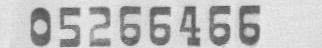
#> input picture Test/InvoiceDetection/numrois/110num.jpg, 322 x 48 px
$ python test.py
#> lines starting #> are read from the running program, lines starting #| are printed output that depends on the picture; after the words box and inside, x2 and y2 are one past the last pixel; in counts of white or black regions, pixels touching at a corner belong together
# 测试投影法切割
import cv2 as cv
import numpy
from matplotlib import pyplot as plt
from utils import util

if __name__ == "__main__":
    path = "./numrois/"
    fileName = "110num.jpg"
    img = cv.imread(path + fileName, 0)
#> img is the input picture: shape (48, 322); min 78, max 238, mean 191.2
    # img = cv.Canny(img, 100, 200)
    # img = 255 - img
    img = cv.adaptiveThreshold(img, 255, cv.ADAPTIVE_THRESH_GAUSSIAN_C, cv.THRESH_BINARY, 9, 7)
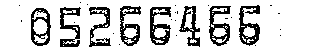
#> img: shape (48, 322); 80.3% white; 30 black regions (22 under 20 px), largest, box (x1, y1, x2, y2) and area: (150, 7, 171, 45) 415, (239, 5, 260, 46) 411, (209, 6, 231, 46) 400
    # util.show_img_in_cv(img)
    # height, width = img.shape[:2]
    # ret, thresh = cv.threshold(img, 127, 255, cv.THRESH_BINARY)
    kernel = cv.getStructuringElement(cv.MORPH_RECT, (2, 2))  # 形态学处理:定义矩形结构
    closed = cv.erode(img, kernel, iterations=2)
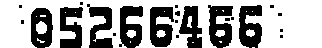
#> closed: shape (48, 322); 64.5% white; 22 black regions (13 under 20 px), largest, box (x1, y1, x2, y2) and area: (208, 5, 233, 48) 710, (239, 5, 262, 48) 707, (150, 7, 174, 47) 704
    closed = cv.GaussianBlur(closed, (3, 3), 1)
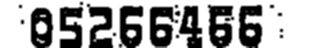
#> closed: shape (48, 322); min 0, max 255, mean 164.4
    cv.imwrite("test.jpg", closed)
    # [23 lines of commented-out code are left out]

$ run again, with Test/InvoiceDetection/numrois/180num.jpg copied over Test/InvoiceDetection/numrois/110num.jpg
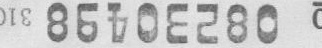
#> input picture Test/InvoiceDetection/numrois/180num.jpg, 322 x 48 px
#> img is the input picture: shape (48, 322); min 83, max 242, mean 196.2
#> `img = cv.adaptiveThreshold(img, 255, cv.ADAPTIVE_THRESH_GAUSSIAN_C, cv..`:
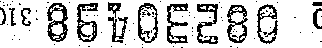
#> img: shape (48, 322); 80.1% white; black in thin lines or dots
#> `closed = cv.GaussianBlur(closed, (3, 3), 1)`:
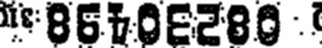
#> closed: shape (48, 322); min 0, max 255, mean 151.3

$ run again, with Test/InvoiceDetection/numrois/110.jpg copied over Test/InvoiceDetection/numrois/110num.jpg
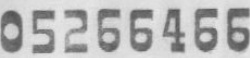
#> input picture Test/InvoiceDetection/numrois/110.jpg, 250 x 58 px
#> img is the input picture: shape (58, 250); min 80, max 233, mean 183
#> `img = cv.adaptiveThreshold(img, 255, cv.ADAPTIVE_THRESH_GAUSSIAN_C, cv..`:
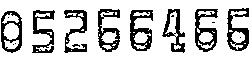
#> img: shape (58, 250); 76.7% white; 15 black regions (7 under 20 px), largest, box (x1, y1, x2, y2) and area: (130, 10, 153, 51) 465, (195, 9, 218, 52) 453, (227, 8, 249, 51) 442
#> `closed = cv.GaussianBlur(closed, (3, 3), 1)`:
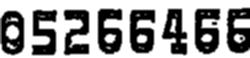
#> closed: shape (58, 250); min 0, max 255, mean 150.9

$ run again, with Test/InvoiceDetection/numrois/180.jpg copied over Test/InvoiceDetection/numrois/110num.jpg
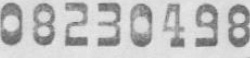
#> input picture Test/InvoiceDetection/numrois/180.jpg, 250 x 58 px
#> img is the input picture: shape (58, 250); min 93, max 235, mean 192.2
#> `img = cv.adaptiveThreshold(img, 255, cv.ADAPTIVE_THRESH_GAUSSIAN_C, cv..`:
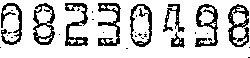
#> img: shape (58, 250); 79.1% white; 32 black regions (23 under 20 px), largest, box (x1, y1, x2, y2) and area: (228, 4, 249, 47) 412, (195, 4, 218, 47) 401, (98, 3, 121, 46) 400
#> `closed = cv.GaussianBlur(closed, (3, 3), 1)`:
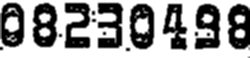
#> closed: shape (58, 250); min 0, max 255, mean 153.8
